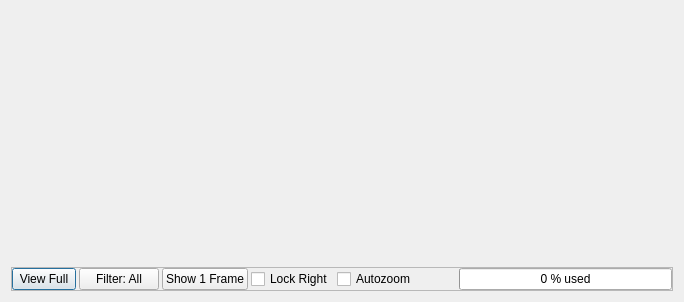
<?xml version="1.0" encoding="UTF-8"?>
<ui version="4.0">
 <class>MemoryDataView</class>
 <widget class="QDialog" name="MemoryDataView">
  <property name="geometry">
   <rect>
    <x>0</x>
    <y>0</y>
    <width>684</width>
    <height>302</height>
   </rect>
  </property>
  <property name="windowTitle">
   <string>Memory Data View</string>
  </property>
  <layout class="QVBoxLayout" name="verticalLayout">
   <item>
    <layout class="QVBoxLayout" name="verticalLayout_2">
     <item>
      <widget class="StripChart::DataStrip" name="widgetDataStrip" native="true">
       <property name="sizePolicy">
        <sizepolicy hsizetype="Expanding" vsizetype="Preferred">
         <horstretch>0</horstretch>
         <verstretch>0</verstretch>
        </sizepolicy>
       </property>
       <property name="minimumSize">
        <size>
         <width>224</width>
         <height>86</height>
        </size>
       </property>
      </widget>
     </item>
    </layout>
   </item>
   <item>
    <widget class="QFrame" name="frame">
     <property name="sizePolicy">
      <sizepolicy hsizetype="Preferred" vsizetype="Fixed">
       <horstretch>0</horstretch>
       <verstretch>0</verstretch>
      </sizepolicy>
     </property>
     <property name="minimumSize">
      <size>
       <width>0</width>
       <height>24</height>
      </size>
     </property>
     <property name="maximumSize">
      <size>
       <width>16777215</width>
       <height>24</height>
      </size>
     </property>
     <property name="frameShape">
      <enum>QFrame::StyledPanel</enum>
     </property>
     <property name="frameShadow">
      <enum>QFrame::Raised</enum>
     </property>
     <layout class="QHBoxLayout" name="horizontalLayout">
      <property name="spacing">
       <number>3</number>
      </property>
      <property name="leftMargin">
       <number>0</number>
      </property>
      <property name="topMargin">
       <number>0</number>
      </property>
      <property name="rightMargin">
       <number>0</number>
      </property>
      <property name="bottomMargin">
       <number>0</number>
      </property>
      <item>
       <widget class="QPushButton" name="buttonViewFull">
        <property name="sizePolicy">
         <sizepolicy hsizetype="Preferred" vsizetype="Fixed">
          <horstretch>0</horstretch>
          <verstretch>0</verstretch>
         </sizepolicy>
        </property>
        <property name="maximumSize">
         <size>
          <width>64</width>
          <height>16777215</height>
         </size>
        </property>
        <property name="text">
         <string>View Full</string>
        </property>
       </widget>
      </item>
      <item>
       <widget class="QPushButton" name="filterButton">
        <property name="sizePolicy">
         <sizepolicy hsizetype="Preferred" vsizetype="Fixed">
          <horstretch>0</horstretch>
          <verstretch>0</verstretch>
         </sizepolicy>
        </property>
        <property name="text">
         <string>Filter: All</string>
        </property>
       </widget>
      </item>
      <item>
       <widget class="QPushButton" name="frameRangeButton">
        <property name="text">
         <string>Show 1 Frame</string>
        </property>
       </widget>
      </item>
      <item>
       <widget class="QCheckBox" name="checkLockRight">
        <property name="maximumSize">
         <size>
          <width>84</width>
          <height>16777215</height>
         </size>
        </property>
        <property name="text">
         <string>Lock Right</string>
        </property>
       </widget>
      </item>
      <item>
       <widget class="QCheckBox" name="checkBoxAutoZoom">
        <property name="text">
         <string>Autozoom</string>
        </property>
       </widget>
      </item>
      <item>
       <spacer name="horizontalSpacer">
        <property name="orientation">
         <enum>Qt::Horizontal</enum>
        </property>
        <property name="sizeHint" stdset="0">
         <size>
          <width>40</width>
          <height>20</height>
         </size>
        </property>
       </spacer>
      </item>
      <item>
       <widget class="QProgressBar" name="progressBar">
        <property name="sizePolicy">
         <sizepolicy hsizetype="Expanding" vsizetype="Fixed">
          <horstretch>1</horstretch>
          <verstretch>0</verstretch>
         </sizepolicy>
        </property>
        <property name="value">
         <number>0</number>
        </property>
        <property name="alignment">
         <set>Qt::AlignCenter</set>
        </property>
        <property name="textVisible">
         <bool>true</bool>
        </property>
        <property name="format">
         <string>%p % used</string>
        </property>
       </widget>
      </item>
     </layout>
    </widget>
   </item>
  </layout>
 </widget>
 <customwidgets>
  <customwidget>
   <class>StripChart::DataStrip</class>
   <extends>QWidget</extends>
   <header>../stripchart.hxx</header>
   <container>1</container>
  </customwidget>
 </customwidgets>
 <resources/>
 <connections/>
</ui>
